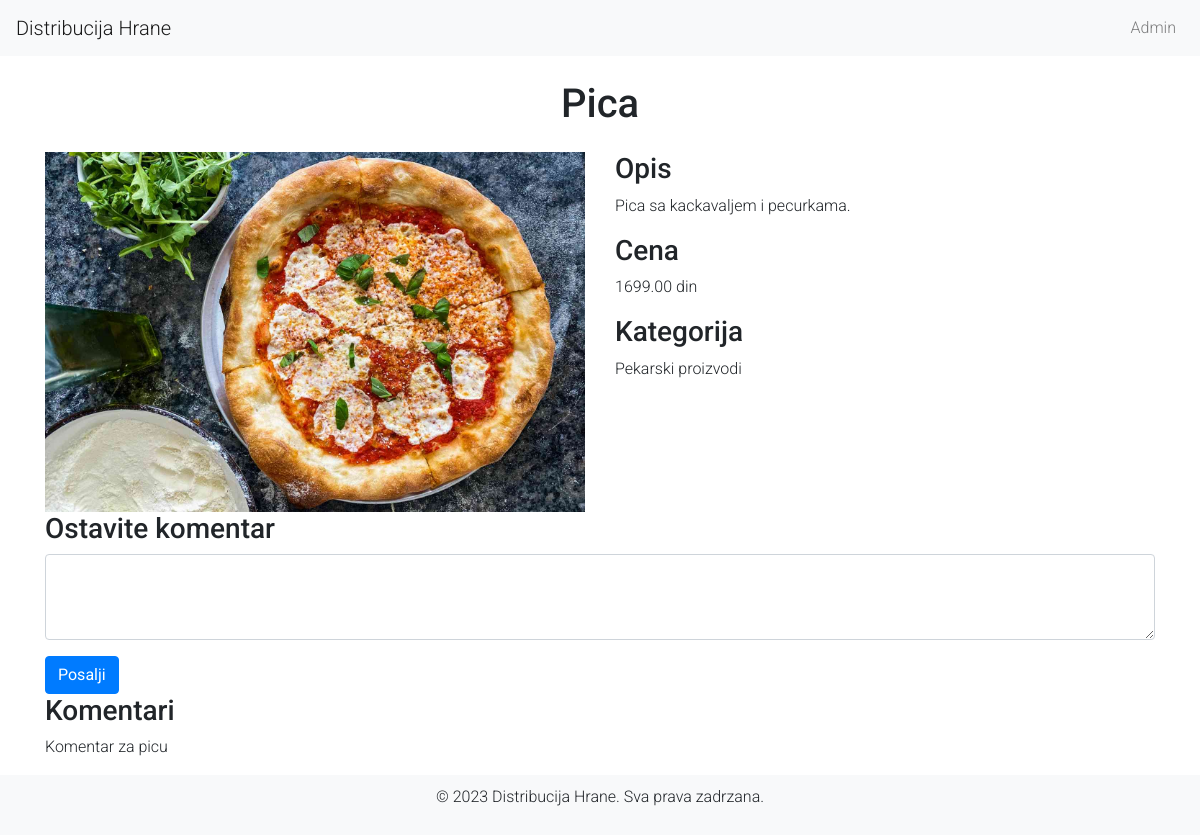
/proizvod.php?id=6, run on the app's committed database.
### tables this page shows
CREATE TABLE `proizvodi` (
  `id` int(11) NOT NULL,
  `ime` varchar(100) NOT NULL,
  `opis` text,
  `cena` decimal(10,2) NOT NULL,
  `kategorija` varchar(50) DEFAULT NULL,
  `slika` varchar(255) DEFAULT NULL
);

CREATE TABLE `komentari` (
  `id` int(11) NOT NULL,
  `proizvod_id` int(11) NOT NULL,
  `komentar` text NOT NULL,
  `created_at` timestamp NOT NULL DEFAULT CURRENT_TIMESTAMP
);

### proizvod.php (the view, shortened to what this page needs)
<?php
include 'db_connect.php';
$id = $_GET['id'];
$sql = "SELECT * FROM proizvodi WHERE id = ?";
$stmt = $conn->prepare($sql);
$stmt->bind_param("i", $id);
$stmt->execute();
$result = $stmt->get_result();
$proizvod = $result->fetch_assoc();
$sql = "SELECT * FROM komentari WHERE proizvod_id = ?";
$stmt = $conn->prepare($sql);
$stmt->bind_param("i", $id);
$stmt->execute();
$komentari = $stmt->get_result();
?>
<!DOCTYPE html>
<html lang="en">
<head>
    <link href="https://stackpath.bootstrapcdn.com/bootstrap/4.5.2/css/bootstrap.min.css" rel="stylesheet">
    <link href="css/styles.css" rel="stylesheet">
</head>
<body>
    <nav class="navbar navbar-expand-lg navbar-light bg-light">
        <a class="navbar-brand" href="index.php">Distribucija Hrane</a>
        <div class="collapse navbar-collapse" id="navbarNav">
            <ul class="navbar-nav ml-auto">
                <li class="nav-item">
                    <a class="nav-link" href="login.php">Admin</a>
                </li>
            </ul>
        </div>
    </nav>
    <div class="container">
        <h1 class="my-4 text-center"><?php echo htmlspecialchars($proizvod['ime']); ?></h1>
        <div class="row">
            <div class="col-md-6">
                <img src="<?php echo htmlspecialchars($proizvod['slika']); ?>" class="img-fluid product-img" alt="<?php echo htmlspecialchars($proizvod['ime']); ?>">
            </div>
            <div class="col-md-6">
                <h3>Opis</h3>
                <p><?php echo htmlspecialchars($proizvod['opis']); ?></p>
                <h3>Cena</h3>
                <p><?php echo htmlspecialchars($proizvod['cena']); ?> din</p>
                <h3>Kategorija</h3>
                <p><?php echo htmlspecialchars($proizvod['kategorija']); ?></p>
            </div>
        </div>
        <div class="comment-box">
            <h3>Ostavite komentar</h3>
            <form method="post" action="proizvod.php?id=<?php echo $id; ?>">
                <div class="form-group">
                    <textarea class="form-control" name="komentar" rows="3" required></textarea>
                </div>
                <button type="submit" class="btn btn-primary">Posalji</button>
            </form>
        </div>
        <div class="comments">
            <h3>Komentari</h3>
            <?php while ($komentar = $komentari->fetch_assoc()): ?>
                <div class="comment">
                    <p><?php echo htmlspecialchars($komentar['komentar']); ?></p>
                </div>
            <?php endwhile; ?>
        </div>
    </div>
    <footer>
        <p>&copy; 2023 Distribucija Hrane. Sva prava zadrzana.</p>
    </footer>
</body>
</html>

### styles.css (style rules this page uses)
body { font-family: 'Roboto', sans-serif; font-weight: 300; }

### proizvod.php (style rules this page uses)
body { display: flex; flex-direction: column; min-height: 100vh; }
.container { flex: 1; }
footer { text-align: center; padding: 10px 0; background-color: #f8f9fa; }

### data on the page
proizvodi: ime "Pica", slika (picture), opis "Pica sa kackavaljem i pecurkama.", cena "1699.00", kategorija "Pekarski proizvodi"
komentari: komentar "Komentar za picu"
